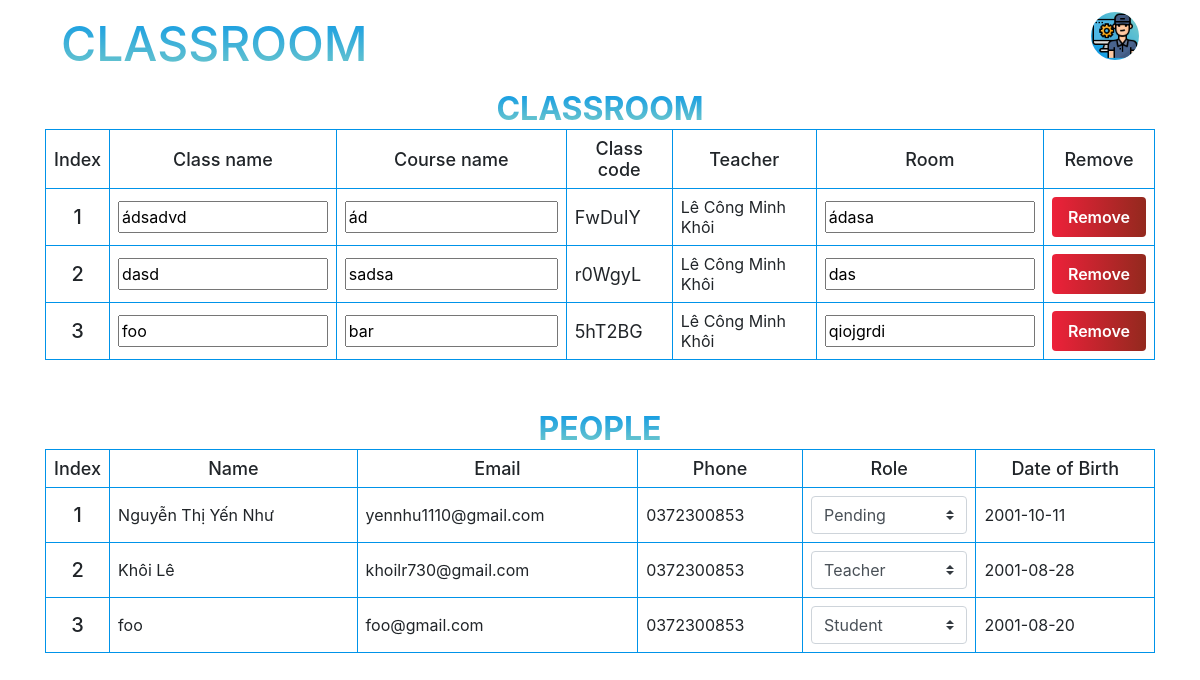
The app's page /admin.php (signed in) with its own data.
### tables this page shows
CREATE TABLE `classroom` (
  `class_code` text NOT NULL,
  `teacher` text NOT NULL,
  `class_name` text NOT NULL,
  `course_name` text NOT NULL,
  `class_image` text NOT NULL,
  `room` text
);

CREATE TABLE `account` (
  `email` text NOT NULL,
  `user` text NOT NULL,
  `full_name` text NOT NULL,
  `date_of_birth` date NOT NULL,
  `phone` text NOT NULL,
  `password` text NOT NULL,
  `role` text,
  `token` text,
  `token_expire_time` datetime DEFAULT NULL
);

### AllFunction.php (called while the page is built, shortened)
<?php
require("./conn.php");
function getAccountByEmail($email) {
    global $conn;
    $statement = $conn->prepare("SELECT * FROM account WHERE email = ?");
    $statement->bind_param('s', $email);
    if (!$statement->execute())
        die();
    $account = $statement->get_result()->fetch_assoc();
    return $account;
}
function getAll($getWhat) {
    global $conn;
    $statement = $conn->prepare("SELECT * FROM $getWhat");
    if (!$statement->execute())
        die();
    $result = $statement->get_result();
    return $result;
}

### admin.php (the view, shortened to what this page needs)
<?php
require("./conn.php");
require("./AllFunction.php");
$accountInfo = getAccountByEmail($_SESSION['email']);
?>
<html lang="en">
<head>
    <?php require("./HTMLHeader.php")?>
</head>
<body>
    <div class="container">
        <div class="admin-header">
            <a class="title" href="./home.php">Classroom</a>
            <div class="btn btn-primary avatar header-avatar position-relative mt-1">
                <img src=<?php
                            switch ($accountInfo['role']) {
                                case 'admin':
                                    echo "./images/admin.png";
                                    break;
                            }
                            ?> alt="">
            </div>
        </div>
        <div class="row class mb-5">
            <div class="col-12 table-responsive-md">
                <table class="admin-table classList">
                    <tr class="admin-table-title">
                        <th class="title text-center admin-table-title" colspan="7">Classroom</th>
                    </tr>
                    <tr class="row-head">
                        <td class="column-head">Index</td>
                        <td class="column-head">Class name</td>
                        <td class="column-head">Course name</td>
                        <td class="column-head">Class code</td>
                        <td class="column-head">Teacher</td>
                        <td class="column-head">Room</td>
                        <td class="column-head">Remove</td>
                    </tr>
                    <?php
                    $classList = getAll('classroom');
                    $i = 1;
                    while ($personClass = $classList->fetch_assoc()) {
                    ?>
                        <tr class="row-body" code=<?= $personClass['class_code']; ?>>
                            <td class="h5 class-index column-body">
                                <?= $i++ ?>
                            </td>
                            <td class="column-body">
                                <input class="w-100 admin-edit-class-input class-name" type="text" code=<?= $personClass['class_code']; ?> value="<?= $personClass['class_name'] ?>">
                            </td>
                            <td class="column-body">
                                <input class="w-100  admin-edit-class-input course-name" type="text" code=<?= $personClass['class_code']; ?> value="<?= $personClass['course_name'] ?>">
                            </td>
                            <td class="column-body class-code">
                                <?= $personClass['class_code']; ?>
                            </td>
                            <td class="column-body">
                                <?= getAccountByEmail($personClass['teacher'])['full_name'] ?>
                            </td>
                            <td class="column-body">
                                <input class="w-100  admin-edit-class-input room" type="text" code=<?= $personClass['class_code']; ?> value="<?= $personClass['room']; ?>">
                            </td>
                            <td class="column-body icon-class remove-class-in-admin" code=<?= $personClass['class_code']; ?>>
                                <button class="btn btn-danger">Remove</button>
                            </td>
                        </tr>
                    <?php } ?>
                </table>
            </div>
        </div>
        <div class="row">
            <div class="col-12 table-responsive-md">
                <table class="admin-table">
                    <tr class="admin-table-title">
                        <th class="title text-center admin-table-title" colspan="6">People</th>
                    </tr>
                    <tr class="admin-table-row row-head">
                        <td class="column-head">Index</td>
                        <td class="column-head">Name</td>
                        <td class="column-head">Email</td>
                        <td class="column-head">Phone</td>
                        <td class="column-head">Role</td>
                        <td class="column-head">Date of Birth</td>
                    </tr>
                    <?php
                    $people = getAll('account');
                    $i = 1;
                    while ($person = $people->fetch_assoc()) {
                        if ($person['email'] == $_SESSION['email'])
                            continue;
                    ?>
                        <tr class="admin-table-row row-body">
                            <td class="h5 people-index column-body">
                                <?= $i++ ?>
                            </td>
                            <td class="column-body">
                                <?= $person['full_name']; ?>
                            </td>
                            <td class="column-body people-email">
                                <?= $person['email']; ?>
                            </td>
                            <td class="column-body">
                                <?= $person['phone']; ?>
                            </td>
                            <td class="column-body">
                                <form action="" class="change-role m-0">
                                    <select name='role' class="custom-select select-role">
                                        <option value='student' <?= $person['role'] == 'student' ? 'selected' : '' ?>>Student</option>
                                        <option value="pending" disabled <?= $person['role'] == 'pending' ? 'selected' : '' ?>>Pending</option>
                                        <option value="teacher" <?= $person['role'] == 'teacher' ? 'selected' : '' ?>>Teacher</option>
                                    </select>
                                </form>
                            </td>
                            <td class="column-body">
                                <?= $person['date_of_birth']; ?>
                            </td>
                        </tr>
                    <?php } ?>
                </table>
            </div>
        </div>
    </div>
</body>
</html>

### style.css (style rules this page uses)
.btn-primary { background-color: #0093e9; background-image: linear-gradient(45deg, #0093e9, #80d0c7); }
.btn { padding: 0.5rem 1rem; font-weight: 600; border: none; }
a { color: #0093e9; }
.title { text-transform: uppercase; font-size: 2rem; background: -webkit-linear-gradient(#0093e9, #80d0c7); background-clip: text; -webkit-background-clip: text; -webkit-text-fill-color: transparent; }
.btn-danger { background: linear-gradient(to right, #ed213a, #93291e) !important; transition: box-shadow 0.3s linear; }
.class-name, .teacher-name { font-size: 1.25rem; }
table .edit-class-input, table .admin-edit-class-input { height: 32px; font-size: 1rem !important; }
.course-name, .class-code { font-size: 18px; }
.room { font-size: 1rem; }
.class-name, .teacher-name, .course-name, .class-code { white-space: nowrap; overflow: hidden; line-height: normal; text-overflow: ellipsis; }
.avatar { overflow: hidden; height: 3rem; width: 3rem; border-radius: 50% !important; padding: 0; margin-top: auto; margin-bottom: auto; margin-left: auto; }
.avatar > img { object-fit: cover; height: 100% !important; width: 100% !important; }
.admin-header { display: flex; position: relative; padding: 0.5rem 1rem; }
.navbar .title, .admin-header .title { font-size: 3rem; font-weight: 500; padding: 0; margin-top: auto; margin-bottom: auto; }
.admin-table, .teacher-table { width: 100%; }
.icon-class, .classwork-row { cursor: pointer; }
.column-head { font-size: 18px; text-align: center; font-weight: 500; padding: 0.5rem; }
.column-body { padding: 0.5rem; }
.people-index, .class-index, .classwork-index, .student-index, .icon-class { text-align: center; width: 1%; }
td { border: 1px #0093e9 solid; }

### records on screen
classroom: class_name "ádsadvd", course_name "ád", class_code "FwDuIY", teacher.full_name "Lê Công Minh Khôi", room "ádasa"
classroom: class_name "dasd", course_name "sadsa", class_code "r0WgyL", teacher.full_name "Lê Công Minh Khôi", room "das"
classroom: class_name "foo", course_name "bar", class_code "5hT2BG", teacher.full_name "Lê Công Minh Khôi", room "qiojgrdi"
account: full_name "Nguyễn Thị Yến Như", email "yennhu1110@gmail.com", phone "0372300853", role "Pending", date_of_birth "2001-10-11"
account: full_name "Khôi Lê", email "khoilr730@gmail.com", phone "0372300853", role "Teacher", date_of_birth "2001-08-28"
account: full_name "foo", email "foo@gmail.com", phone "0372300853", role "Student", date_of_birth "2001-08-20"
